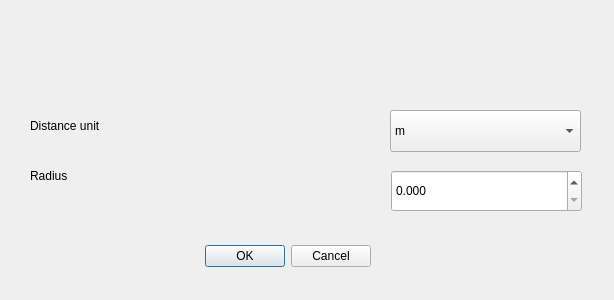
<?xml version="1.0" encoding="UTF-8"?>
<ui version="4.0">
 <class>Dialog</class>
 <widget class="QDialog" name="Dialog">
  <property name="geometry">
   <rect>
    <x>0</x>
    <y>0</y>
    <width>614</width>
    <height>300</height>
   </rect>
  </property>
  <property name="cursor">
   <cursorShape>ArrowCursor</cursorShape>
  </property>
  <property name="windowTitle">
   <string>SelectByRadiusPlus</string>
  </property>
  <widget class="QDialogButtonBox" name="buttonBox">
   <property name="geometry">
    <rect>
     <x>30</x>
     <y>240</y>
     <width>341</width>
     <height>32</height>
    </rect>
   </property>
   <property name="orientation">
    <enum>Qt::Horizontal</enum>
   </property>
   <property name="standardButtons">
    <set>QDialogButtonBox::Cancel|QDialogButtonBox::Ok</set>
   </property>
  </widget>
  <widget class="QComboBox" name="dist_unit">
   <property name="geometry">
    <rect>
     <x>390</x>
     <y>110</y>
     <width>191</width>
     <height>42</height>
    </rect>
   </property>
   <property name="editable">
    <bool>false</bool>
   </property>
   <item>
    <property name="text">
     <string>m</string>
    </property>
   </item>
   <item>
    <property name="text">
     <string>km</string>
    </property>
   </item>
   <item>
    <property name="text">
     <string>mile</string>
    </property>
   </item>
  </widget>
  <widget class="QLabel" name="label">
   <property name="geometry">
    <rect>
     <x>30</x>
     <y>110</y>
     <width>341</width>
     <height>32</height>
    </rect>
   </property>
   <property name="text">
    <string>Distance unit</string>
   </property>
  </widget>
  <widget class="QLabel" name="label_2">
   <property name="geometry">
    <rect>
     <x>30</x>
     <y>160</y>
     <width>331</width>
     <height>32</height>
    </rect>
   </property>
   <property name="text">
    <string>Radius</string>
   </property>
  </widget>
  <widget class="QDoubleSpinBox" name="radius_field">
   <property name="geometry">
    <rect>
     <x>391</x>
     <y>170</y>
     <width>191</width>
     <height>42</height>
    </rect>
   </property>
   <property name="decimals">
    <number>3</number>
   </property>
   <property name="maximum">
    <double>999999999.990000009536743</double>
   </property>
  </widget>
 </widget>
 <resources/>
 <connections>
  <connection>
   <sender>buttonBox</sender>
   <signal>accepted()</signal>
   <receiver>Dialog</receiver>
   <slot>accept()</slot>
   <hints>
    <hint type="sourcelabel">
     <x>248</x>
     <y>254</y>
    </hint>
    <hint type="destinationlabel">
     <x>157</x>
     <y>274</y>
    </hint>
   </hints>
  </connection>
  <connection>
   <sender>buttonBox</sender>
   <signal>rejected()</signal>
   <receiver>Dialog</receiver>
   <slot>reject()</slot>
   <hints>
    <hint type="sourcelabel">
     <x>316</x>
     <y>260</y>
    </hint>
    <hint type="destinationlabel">
     <x>286</x>
     <y>274</y>
    </hint>
   </hints>
  </connection>
 </connections>
</ui>
